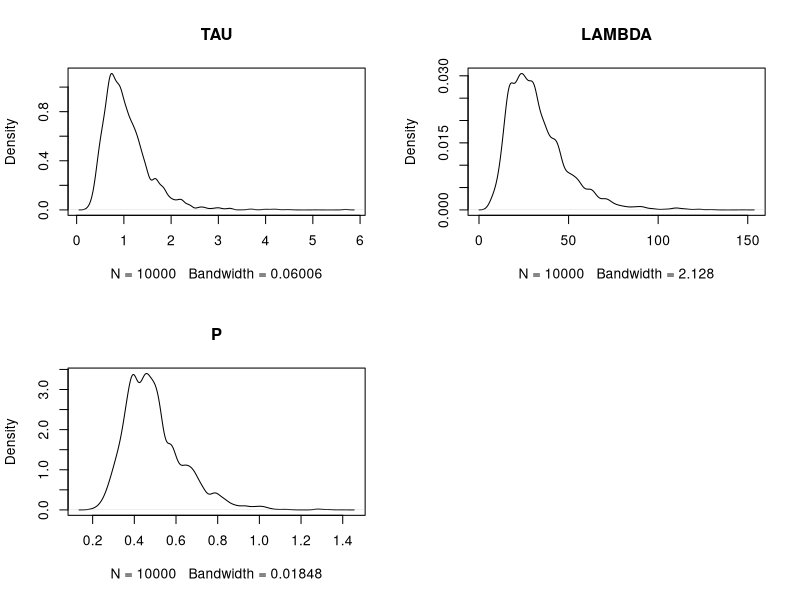
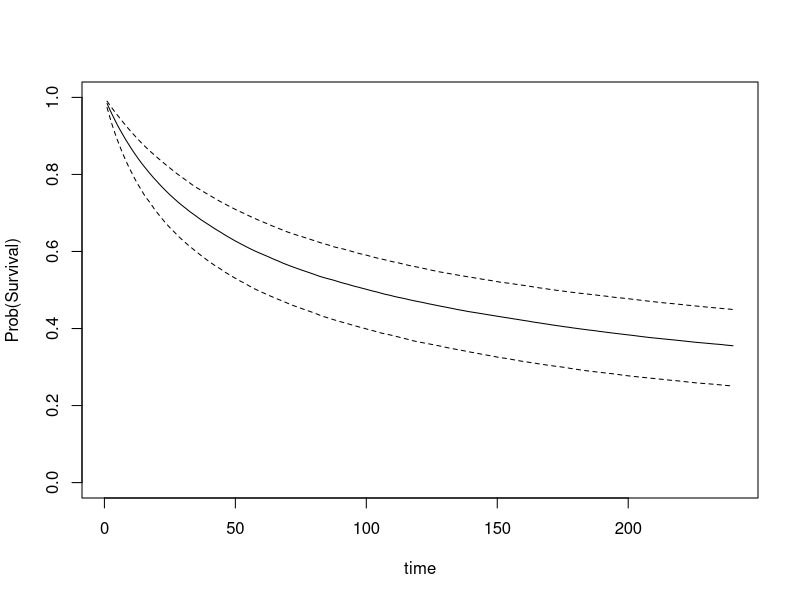

Reproduce these figures in R, in order.
#############################################################
# Section 6.10 Analysis of the Stanford Heart Transplant Data
#############################################################

library(LearnBayes)

data(stanfordheart)

 start=c(0,3,-1)
 laplacefit=laplace(transplantpost,start,stanfordheart)
 laplacefit

 proposal=list(var=laplacefit$var,scale=2)
 s=rwmetrop(transplantpost,proposal,start,10000,stanfordheart)
 s$accept

 par(mfrow=c(2,2))
 tau=exp(s$par[,1])
 plot(density(tau),main="TAU")
 lambda=exp(s$par[,2])
 plot(density(lambda),main="LAMBDA")
 p=exp(s$par[,3])
 plot(density(p),main="P")

 apply(exp(s$par),2,quantile,c(.05,.5,.95))

S=readline(prompt="Type  <Return>   to continue : ")

 par(mfrow=c(1,1))
  t=seq(1,240)
 p5=0*t; p50=0*t; p95=0*t
 for (j in 1:240)
 { S=(lambda/(lambda+t[j]))^p
   q=quantile(S,c(.05,.5,.95))
   p5[j]=q[1]; p50[j]=q[2]; p95[j]=q[3]}
 windows()
 plot(t,p50,type="l",ylim=c(0,1),ylab="Prob(Survival)",
   xlab="time")
 lines(t,p5,lty=2)
 lines(t,p95,lty=2)
